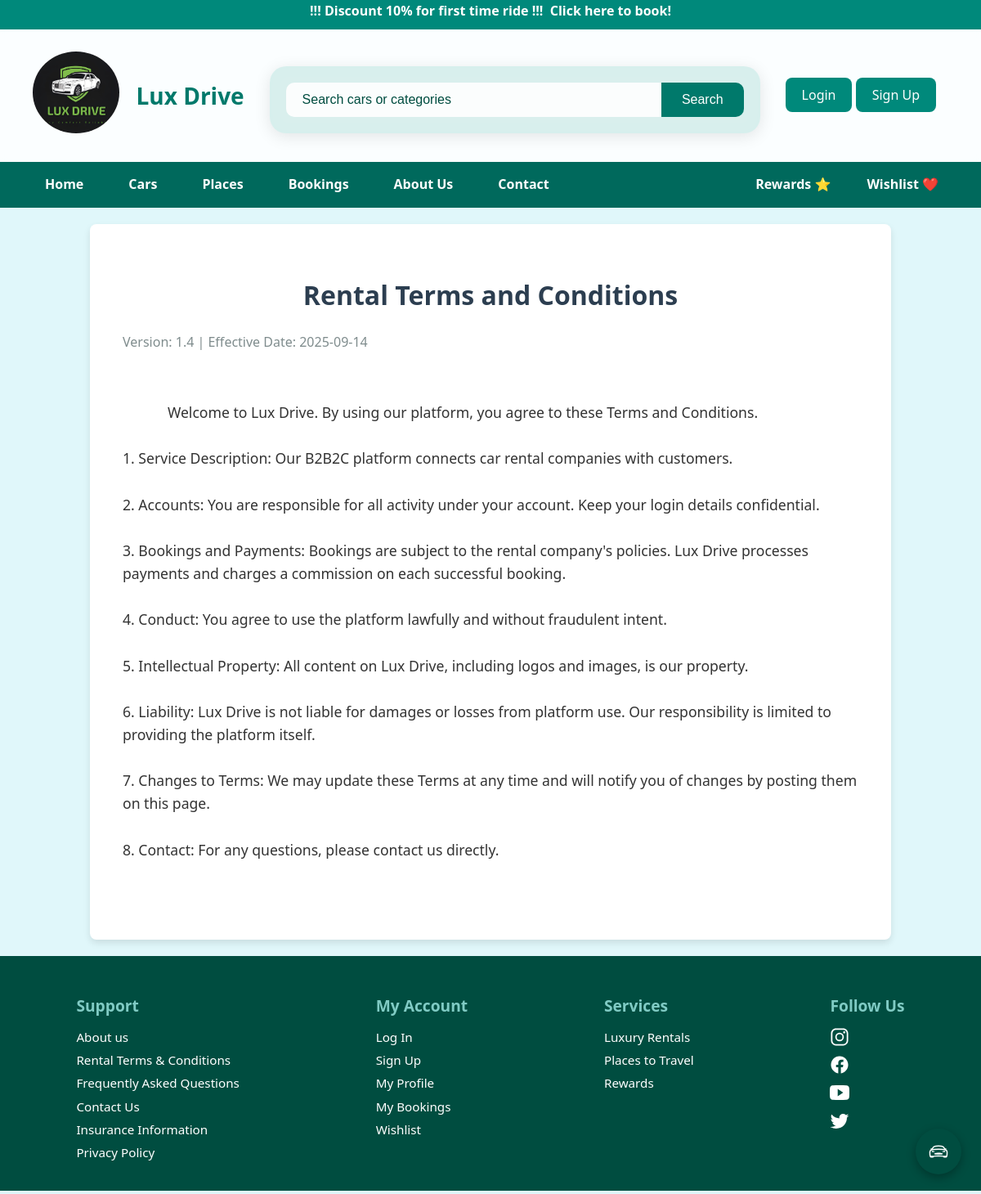
The app's page /rental_terms.php with its own data.
### tables this page shows
CREATE TABLE `logo` (
  `name` varchar(255) NOT NULL,
  `image` varchar(255) NOT NULL
);

CREATE TABLE `terms_and_conditions` (
  `id` int(11) NOT NULL,
  `version_number` varchar(50) NOT NULL,
  `effective_date` date NOT NULL,
  `content` text NOT NULL,
  `created_at` timestamp NOT NULL DEFAULT current_timestamp()
);

### rental_terms.php (the view, shortened to what this page needs)
<?php
require_once 'dbconnect.php';
try {
    $stmt = $pdo->prepare("SELECT content, version_number, effective_date FROM terms_and_conditions ORDER BY effective_date DESC LIMIT 1");
    $stmt->execute();
    $terms = $stmt->fetch(PDO::FETCH_ASSOC);
    $content = $terms['content'] ?? 'No terms and conditions found.';
    $version = $terms['version_number'] ?? 'N/A';
    $effectiveDate = $terms['effective_date'] ?? 'N/A';
} catch (PDOException $e) {
    $content = 'Error loading terms and conditions. Please try again later.';
    $version = 'N/A';
    $effectiveDate = 'N/A';
}
?>
<!DOCTYPE html>
<html lang="en">
<head>
    <link rel="stylesheet" href="https://cdnjs.cloudflare.com/ajax/libs/font-awesome/6.4.0/css/all.min.css">
</head>
<body>
    <?php require_once 'header.php'; ?>
    <div class="container">
        <h1>Rental Terms and Conditions</h1>
        <div class="version-info">
            <p>Version: <?= htmlspecialchars($version) ?> | Effective Date: <?= htmlspecialchars($effectiveDate) ?></p>
        </div>
        <div class="legal-content">
            <?php echo nl2br(htmlspecialchars($content)); ?>
        </div>
    </div>
    <?php require_once 'footer.php'; ?>
</body>
</html>

### header.php (shortened to what this page needs)
<?php
require_once 'dbconnect.php';
$logo_name = 'Lux Drive';
$logo_image = '';
try {
    $stmt_logo = $pdo->prepare("SELECT name, image FROM logo LIMIT 1");
    $stmt_logo->execute();
    $db_logo = $stmt_logo->fetch(PDO::FETCH_ASSOC);
    if ($db_logo) {
        $logo_name = htmlspecialchars($db_logo['name']);
        $logo_image = htmlspecialchars($db_logo['image']);
    }
} catch (PDOException $e) {
    error_log("Database error fetching logo: " . $e->getMessage());
}
?>
<!DOCTYPE html>
<html lang="en">
<head>
    <link rel="stylesheet" href="css/header.css">
</head>
<body>
    <div class="fixed-top">
        <div class="discount1">
            <p style="text-align: center; padding-top: 0.4%;">
                !!! Discount 10% for first time ride !!!
                <a href="rentcars.php" style="text-decoration: none; color: white;">&nbsp;Click here to book!</a>
            </p>
        </div>
        <div class="header1">
            <div class="logo-area1">
                <a href="homepage.php" style="text-decoration: none;">
                    <img src="<?php echo $logo_image; ?>" alt="<?php echo $logo_name; ?>" class="logo-img">
                </a>
                <a href="homepage.php" style="text-decoration: none;">
                    <h1><?php echo $logo_name; ?></h1>
                </a>
            </div>
            <form action="rentcars.php" method="GET" class="search-box1">
                <input type="text" name="search_query" placeholder="Search cars or categories">
                <button type="submit">Search</button>
            </form>
            <div class="admin-btn-container1">
                <?php if (!empty($_SESSION['user_id'])): ?>
                    <?php if (isset($_SESSION['role']) && $_SESSION['role'] === 'admin'): ?>
                        <a href="admin_dashboard.php" class="btn admin-btn">Admin Dashboard</a>
                    <?php endif; ?>
            </div>
            <div class="auth-area1">
                <div class="user-profile-container">
                    <a href="user_profile.php" title="My Profile">
                        <?php if (!empty($_SESSION['profile_picture'])): ?>
                            <img src="<?php echo htmlspecialchars($_SESSION['profile_picture']); ?>" alt="Profile" class="profile-pic">
                        <?php else: ?>
                            <ion-icon name="person-circle-outline" class="profile-icon"></ion-icon>
                        <?php endif; ?>
                    </a>
                    <?php if (!empty($_SESSION['user_name'])): ?>
                        <span class="user-name"><?php echo htmlspecialchars($_SESSION['user_name']); ?></span>
                    <?php endif; ?>
                </div>
            <?php else: ?>
                <a href="login.php" class="login-btn">Login</a>
                <a href="signup.php" class="Signup-btn">Sign Up</a>
            <?php endif; ?>
            </div>
        </div>
        <nav>
            <ul>
                <li><a href="homepage.php">Home</a></li>
                <li><a href="rentcars.php">Cars</a>
                </li>
                <li class="places-dropdown-parent">Places
                </li>
                <li><a href="booking_history.php">Bookings</a></li>
                <li><a href="about_us.php">About Us</a></li>
                <li><a href="contact.php">Contact</a></li>
            </ul>
            <div class="nav-right">
                <a href="rewards.php" title="Rewards">Rewards ⭐</a>
                <a href="wishlist.php" title="Wishlist">Wishlist ❤️</a>
            </div>
        </nav>
    </div>
</body>
</html>

### css/header.css (style rules this page uses)
body { margin: 0; font-family: "Segoe UI", sans-serif; background: #e0f7fa; }
.discount1 { background-color: #00897b; color: #fff; font-weight: bold; height: 30px; padding-bottom: 10px; margin-top: -20px; }
.header1 { display: flex; justify-content: space-between; align-items: center; padding: 15px 40px; background: rgba(255, 255, 255, 0.85); backdrop-filter: blur(5px); }
.logo-area1 { display: flex; align-items: center; cursor: pointer; border-radius: 50%; }
.logo-area1 img { height: 100px; margin-right: 10px; border-radius: 50%; border: #00bfa5; }
.logo-area1 h1 { font-size: 28px; color: #00796b; margin-left: 10px; }
.search-box1 { width: 50%; margin: 30px auto 20px auto; display: flex; justify-content: center; align-items: center; backdrop-filter: blur(10px); background: rgba(0, 150, 136, 0.15); padding: 20px; border-radius: 20px; box-shadow: 0 4px 20px rgba(0, 0, 0, 0.1); }
.search-box1 input { flex: 1; padding: 12px 20px; font-size: 16px; border: none; border-radius: 10px 0 0 10px; outline: none; background: rgba(255, 255, 255, 0.9); color: #00796b; }
.search-box1 input::placeholder { color: #004d40; }
.search-box1 button { padding: 12px 25px; font-size: 16px; border: none; border-radius: 0 10px 10px 0; background-color: #00796b; color: white; cursor: pointer; transition: background 0.3s ease; }
.login-btn { padding: 10px 20px; background: #00897b; color: white; border-radius: 8px; text-decoration: none; transition: background 0.3s; }
.Signup-btn { padding: 10px 20px; background: #00897b; color: white; border-radius: 8px; text-decoration: none; transition: background 0.3s; }
.admin-btn-container1 { position: relative; margin-right: 15px; }
nav { background: #00695c; display: flex; justify-content: space-between; align-items: center; padding: 0 40px; position: relative; }
nav ul { list-style: none; padding: 0; margin: 0; display: flex; gap: 25px; }
nav li { position: relative; padding: 15px 15px; color: white; cursor: pointer; font-weight: 600; }
nav li a { text-decoration: none; color: white; }
.nav-right { display: flex; align-items: center; gap: 20px; }
.nav-right a, .nav-right button { color: white; background: transparent; border: none; cursor: pointer; font-weight: 600; text-decoration: none; position: relative; display: flex; align-items: center; gap: 8px; font-size: 16px; padding: 8px 12px; border-radius: 6px; transition: background 0.3s ease; }

### css/footer.css (style rules this page uses)
body { margin: 0; font-family: "Segoe UI", sans-serif; background: #e0f7fa; }

### rental_terms.php (style rules this page uses)
body { font-family: Arial, sans-serif; line-height: 1.6; color: #333; margin: 0; padding: 0; background-color: #f4f4f4; }
.container { max-width: 900px; margin: 20px auto; padding: 40px; background-color: #fff; border-radius: 8px; box-shadow: 0 4px 8px rgba(0, 0, 0, 0.1); }
.container h1 { color: #2c3e50; text-align: center; margin-bottom: 20px; }
.version-info { text-align: center; color: #7f8c8d; margin-bottom: 30px; }
.version-info p { margin-bottom: 20px; text-align: justify; }
.legal-content { white-space: pre-wrap; font-size: 1.1em; }

### records on screen
logo: image (picture), name "Lux Drive"
terms_and_conditions: version_number "1.4", effective_date "2025-09-14", content "Welcome to Lux Drive. By using our platform, you agree to these Terms and Conditions. 1. Service Description: Our B2B2C platform connects car rental companies with customers. 2. Accounts: You are responsible for all activity under your account. Keep your login details confidential. 3. Bookings and Payments: Bookings are subject to the rental company's policies. Lux Drive processes payments and charges a commission on each successful booking. 4. Conduct: You agree to use the platform lawfully and without fraudulent intent. 5. Intellectual Property: All content on Lux Drive, including logos and images, is our property. 6. Liability: Lux Drive is not liable for damages or losses from platform…"
